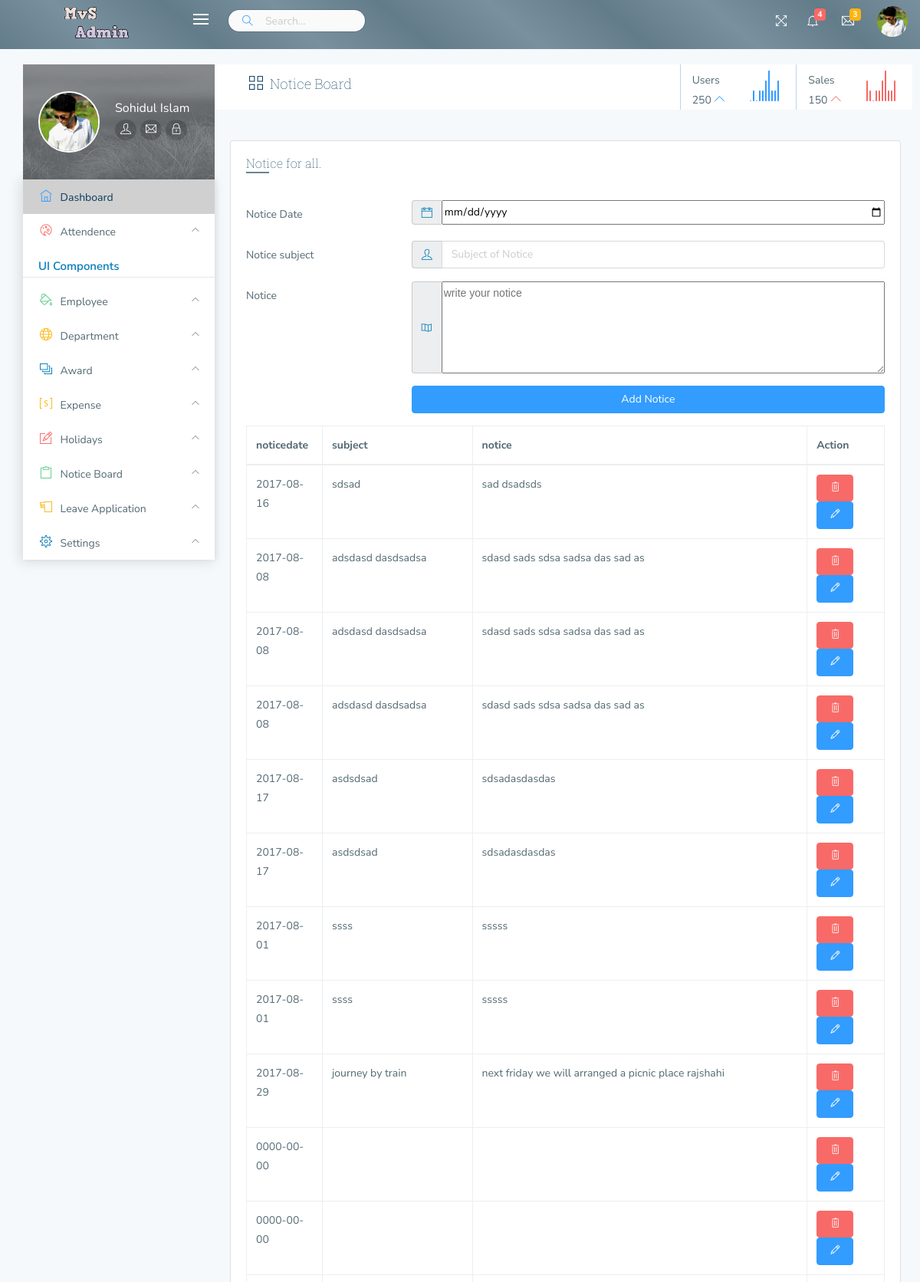
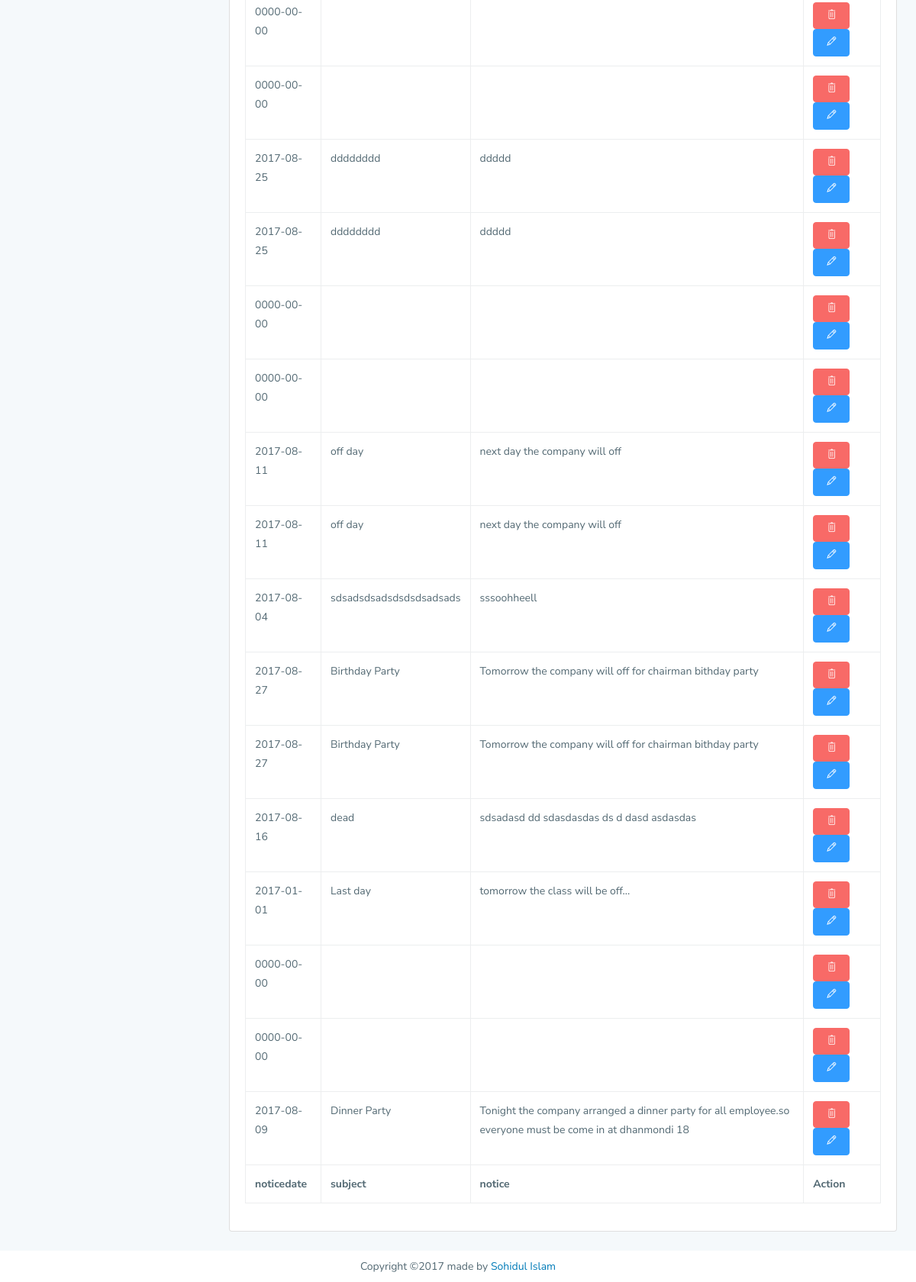
Screenshot of /noticeboard.php (signed in) with the database file from the repository (2 pictures, top to bottom).
### tables this page shows
CREATE TABLE `notice` (
  `noticedate` date NOT NULL,
  `subject` varchar(100) NOT NULL,
  `notice` varchar(1000) NOT NULL,
  `adminid` int(11) NOT NULL DEFAULT '1'
);

### noticeboard.php (the view, shortened to what this page needs)
<?php
include('common/db.php');
        $sql="select * from notice ";
        $notice=mysqli_query($connect,$sql);
?>
<!DOCTYPE html>
<html lang="en">
<head>
    <link type="text/css" rel="stylesheet" href="css/A.app.css%2bcustom.css%2bpages%2c%2c_light_sidebar.css%2cMcc.lp_uw3dA9e.css.pagespeed.cf.-QxG9heMNB.css"/>
</head>
<body>
<?php include('common/header.php'); ?>
<?php include('common/navbar.php'); ?>
    <div class="right-aside view-port-height">
    <div class="content-header container-fluid bg-white">
    <div class="row">
        <div class="col-sm-4">
            <h4><i class='ti-view-grid'> </i>Notice Board </h4>
        </div>
        <div class="col-6 col-sm-4 offset-md-2 col-md-3 offset-xl-4 col-xl-2 header_left_xs_up pt-2">
            <div class="row">
                <div class="col-6">
                    <span>Users</span><br/>
                    <span>250 <i class="ti-angle-up text-primary"> </i></span>
                </div>
                <div class="col-6">
                    <div class="sparkline_users"></div>
                </div>
            </div>
        </div>
        <div class="col-6 col-sm-4 col-md-3 col-xl-2 header_left pt-2">
            <div class="row">
                <div class="col-6">
                    <span>Sales</span><br/>
                    <span>150 <i class="ti-angle-up text-danger"> </i></span>
                </div>
                <div class="col-6">
                    <div class="sparkline_sales"></div>
                </div>
            </div>
        </div>
    </div>
</div>
    <div class="content">
    <form action="noticeboard.php" method="post" >
        <div class="row">
            <div class="col-lg-12">
                <div class="card">
                    <div class="card-block">
                        <h5 class="heading">Notice for all.</h5>
                         <div class="m-t-35">
                            <div class="form-group row">
                                <label for="first_name3" class="col-form-label col-sm-3">
                                     Notice Date
                                </label>
                                <div class="col-sm-9">
                                    <div class="input-group">
                                                <span class="input-group-addon">
                                                            <i class="ti-calendar text-info"></i>
                                                        </span>
                                        <input type="date" style= "width: 100%; "  id="Notice" name="noticedate" >
                                    </div>
                                </div>
                            </div>
                            <div class="form-group row">
                                <label for="first_name3" class="col-form-label col-sm-3">
                                   Notice subject
                                </label>
                                <div class="col-sm-9">
                                    <div class="input-group">
                                                <span class="input-group-addon">
                                                            <i class="ti-user text-info"></i>
                                                        </span>
                                        <input type="text" class="form-control " id="subject" name="subject" placeholder="Subject of Notice">
                                    </div>
                                </div>
                            </div>
                             <div class="form-group row">
                                <label for="first_name3" class="col-form-label col-sm-3">
                                    Notice
                                </label>
                                <div class="col-sm-9">
                                    <div class="input-group">
                                                <span class="input-group-addon">
                                                            <i class="ti-map text-info"></i>
                                                        </span>
                                         <textarea  style="height:120px; width: 100%; " placeholder="write your notice"
                                        name="notice"></textarea>
                                    </div>
                                </div>
                            </div>
                            <div class="form-group row">
                                <div class="col-sm-9 offset-sm-3">
                                    <button class="btn btn-primary layout_btn_prevent" type="submit"  name="submit" style="float: right; width: 100%;">Add Notice</button>
                                </div>
                            </div>
<div class="table-responsive">
                                    <table id="table" class="display table table-stripped table-bordered">
                                        <thead>
                                        <tr>
                                            <th>noticedate</th>
                                            <th>subject</th>
                                            <th>notice</th>
                                           <th>Action</th>
                                        </tr>
                                        </thead>
                                        <tfoot>
                                       <tr>
                                            <th>noticedate</th>
                                            <th>subject</th>
                                            <th>notice</th>
                                            <th>Action</th>
                                        </tr>
                                        </tfoot>
                                        <tbody>
                                       <?php
                                        while ($row=mysqli_fetch_object($notice)) {
                                        ?>
                                            <tr>
                                               <td><?php echo $row->noticedate;          ?></td>
                                               <td><?php echo $row->subject;          ?></td>
                                               <td><?php echo $row->notice;          ?></td>
                                               <td>
                                                    <a  href="delete.php?id=<?php echo $row->employeeid;    ?>" id="deletee">
                                                      <button class="btn btn-danger" ><i class="ti-trash text-white"></i></button> </a>
                                                      <a href="edit.php?id=<?php echo $row->employeeid;      ?>">
                                                     <button class="btn btn-primary"><i class="ti-pencil text-white"></i></button> </a>
                                               </td>
                                            <tr>
                                         <?PHP } ?>
                                </tbody>
                            </table>
                         </div>
                        </div>
                    </div>
                </div>
            </div>
       </div>
    </div>
 </div>
</div>
<footer>
    <div class="bg-white container-fluid">
        <div class="row">
            <div class="col-lg-12 text-center">
                <div class="footer_content"> Copyright ©2017 made by <span class="text text-info">Sohidul Islam</span></div>
            </div>
        </div>
    </div>
</footer>
</body>
</html>

### rows the page displays
notice: noticedate "2017-08-16", subject "sdsad", notice "sad dsadsds"
notice: noticedate "2017-08-08", subject "adsdasd dasdsadsa", notice "sdasd sads sdsa sadsa das sad as"
notice: noticedate "2017-08-08", subject "adsdasd dasdsadsa", notice "sdasd sads sdsa sadsa das sad as"
notice: noticedate "2017-08-08", subject "adsdasd dasdsadsa", notice "sdasd sads sdsa sadsa das sad as"
notice: noticedate "2017-08-17", subject "asdsdsad", notice "sdsadasdasdas"
notice: noticedate "2017-08-17", subject "asdsdsad", notice "sdsadasdasdas"
notice: noticedate "2017-08-01", subject "ssss", notice "sssss"
notice: noticedate "2017-08-01", subject "ssss", notice "sssss"
notice: noticedate "2017-08-29", subject "journey by train", notice "next friday we will arranged a picnic place rajshahi"
notice: noticedate "0000-00-00"
notice: noticedate "0000-00-00"
notice: noticedate "0000-00-00"
notice: noticedate "0000-00-00"
notice: noticedate "2017-08-25", subject "dddddddd", notice "ddddd"
notice: noticedate "2017-08-25", subject "dddddddd", notice "ddddd"
notice: noticedate "0000-00-00"
notice: noticedate "0000-00-00"
notice: noticedate "2017-08-11", subject "off day", notice "next day the company will off"
notice: noticedate "2017-08-11", subject "off day", notice "next day the company will off"
notice: noticedate "2017-08-04", subject "sdsadsdsadsdsdsdsadsads", notice "sssoohheell"
notice: noticedate "2017-08-27", subject "Birthday Party", notice "Tomorrow the company will off for chairman bithday party"
notice: noticedate "2017-08-27", subject "Birthday Party", notice "Tomorrow the company will off for chairman bithday party"
notice: noticedate "2017-08-16", subject "dead", notice "sdsadasd dd sdasdasdas ds d dasd asdasdas"
notice: noticedate "2017-01-01", subject "Last day", notice "tomorrow the class will be off..."
notice: noticedate "0000-00-00"
notice: noticedate "0000-00-00"
notice: noticedate "2017-08-09", subject "Dinner Party", notice "Tonight the company arranged a dinner party for all employee.so everyone must be come in at dhanmondi 18"

### other values shown
$_SESSION['username'] "Sohidul Islam"
